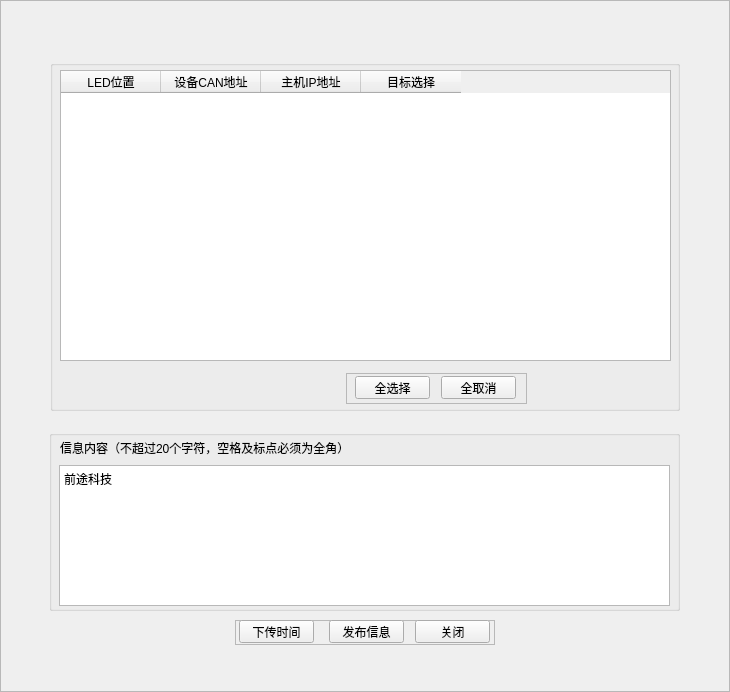
<?xml version="1.0" encoding="UTF-8"?>
<ui version="4.0">
 <class>CPublishLEDInfo</class>
 <widget class="QFrame" name="CPublishLEDInfo">
  <property name="geometry">
   <rect>
    <x>0</x>
    <y>0</y>
    <width>730</width>
    <height>692</height>
   </rect>
  </property>
  <property name="windowTitle">
   <string>发布LED信息</string>
  </property>
  <property name="styleSheet">
   <string notr="true">background-image:url(D:/WinParkUI/debug/Image/NewIcon/CommonMiddleBG-normal.jpg);</string>
  </property>
  <property name="frameShape">
   <enum>QFrame::StyledPanel</enum>
  </property>
  <property name="frameShadow">
   <enum>QFrame::Raised</enum>
  </property>
  <widget class="QWidget" name="widget" native="true">
   <property name="geometry">
    <rect>
     <x>50</x>
     <y>60</y>
     <width>631</width>
     <height>361</height>
    </rect>
   </property>
   <property name="styleSheet">
    <string notr="true">background-image:url(none);</string>
   </property>
   <widget class="QGroupBox" name="groupBox">
    <property name="geometry">
     <rect>
      <x>0</x>
      <y>0</y>
      <width>630</width>
      <height>351</height>
     </rect>
    </property>
    <property name="title">
     <string/>
    </property>
    <widget class="QTableWidget" name="tableWidget">
     <property name="geometry">
      <rect>
       <x>10</x>
       <y>10</y>
       <width>611</width>
       <height>291</height>
      </rect>
     </property>
     <column>
      <property name="text">
       <string>LED位置</string>
      </property>
     </column>
     <column>
      <property name="text">
       <string>设备CAN地址</string>
      </property>
     </column>
     <column>
      <property name="text">
       <string>主机IP地址</string>
      </property>
     </column>
     <column>
      <property name="text">
       <string>目标选择</string>
      </property>
     </column>
    </widget>
    <widget class="QFrame" name="frame_2">
     <property name="geometry">
      <rect>
       <x>296</x>
       <y>313</y>
       <width>181</width>
       <height>31</height>
      </rect>
     </property>
     <property name="frameShape">
      <enum>QFrame::StyledPanel</enum>
     </property>
     <property name="frameShadow">
      <enum>QFrame::Raised</enum>
     </property>
     <widget class="QPushButton" name="btnUnselectAll">
      <property name="geometry">
       <rect>
        <x>95</x>
        <y>3</y>
        <width>75</width>
        <height>23</height>
       </rect>
      </property>
      <property name="styleSheet">
       <string notr="true">background-image:url(none);</string>
      </property>
      <property name="text">
       <string>全取消</string>
      </property>
     </widget>
     <widget class="QPushButton" name="btnSelectAll">
      <property name="geometry">
       <rect>
        <x>9</x>
        <y>3</y>
        <width>75</width>
        <height>23</height>
       </rect>
      </property>
      <property name="styleSheet">
       <string notr="true">background-image:url(none);</string>
      </property>
      <property name="text">
       <string>全选择</string>
      </property>
     </widget>
    </widget>
   </widget>
  </widget>
  <widget class="QFrame" name="frame">
   <property name="geometry">
    <rect>
     <x>235</x>
     <y>620</y>
     <width>260</width>
     <height>25</height>
    </rect>
   </property>
   <property name="styleSheet">
    <string notr="true">background-image:url(none);</string>
   </property>
   <property name="frameShape">
    <enum>QFrame::StyledPanel</enum>
   </property>
   <property name="frameShadow">
    <enum>QFrame::Raised</enum>
   </property>
   <widget class="QPushButton" name="btnDownload">
    <property name="geometry">
     <rect>
      <x>94</x>
      <y>0</y>
      <width>75</width>
      <height>23</height>
     </rect>
    </property>
    <property name="styleSheet">
     <string notr="true">background-image:url(none);</string>
    </property>
    <property name="text">
     <string>发布信息</string>
    </property>
   </widget>
   <widget class="QPushButton" name="btnClose">
    <property name="geometry">
     <rect>
      <x>180</x>
      <y>0</y>
      <width>75</width>
      <height>23</height>
     </rect>
    </property>
    <property name="text">
     <string>关闭</string>
    </property>
   </widget>
   <widget class="QPushButton" name="btnDownloadTime">
    <property name="geometry">
     <rect>
      <x>4</x>
      <y>0</y>
      <width>75</width>
      <height>23</height>
     </rect>
    </property>
    <property name="styleSheet">
     <string notr="true">background-image:url( );</string>
    </property>
    <property name="text">
     <string>下传时间</string>
    </property>
   </widget>
  </widget>
  <widget class="QLabel" name="lblTitle">
   <property name="geometry">
    <rect>
     <x>30</x>
     <y>5</y>
     <width>141</width>
     <height>21</height>
    </rect>
   </property>
   <property name="font">
    <font>
     <weight>75</weight>
     <bold>true</bold>
    </font>
   </property>
   <property name="styleSheet">
    <string notr="true">background-image:url(none);
color: rgb(170, 0, 0);</string>
   </property>
   <property name="text">
    <string/>
   </property>
  </widget>
  <widget class="QGroupBox" name="groupBox_2">
   <property name="geometry">
    <rect>
     <x>49</x>
     <y>430</y>
     <width>631</width>
     <height>181</height>
    </rect>
   </property>
   <property name="styleSheet">
    <string notr="true">background-image:url(none);</string>
   </property>
   <property name="title">
    <string/>
   </property>
   <widget class="QLabel" name="label_6">
    <property name="geometry">
     <rect>
      <x>11</x>
      <y>10</y>
      <width>291</width>
      <height>16</height>
     </rect>
    </property>
    <property name="styleSheet">
     <string notr="true">background-image:url( );</string>
    </property>
    <property name="text">
     <string>信息内容（不超过20个字符，空格及标点必须为全角）</string>
    </property>
   </widget>
   <widget class="QPlainTextEdit" name="edtLedInfo">
    <property name="geometry">
     <rect>
      <x>10</x>
      <y>35</y>
      <width>611</width>
      <height>141</height>
     </rect>
    </property>
    <property name="styleSheet">
     <string notr="true">background-image:url(none);</string>
    </property>
    <property name="plainText">
     <string>前途科技</string>
    </property>
   </widget>
  </widget>
  <widget class="QLabel" name="lblClose">
   <property name="geometry">
    <rect>
     <x>690</x>
     <y>7</y>
     <width>30</width>
     <height>15</height>
    </rect>
   </property>
   <property name="text">
    <string/>
   </property>
  </widget>
 </widget>
 <resources/>
 <connections/>
</ui>
